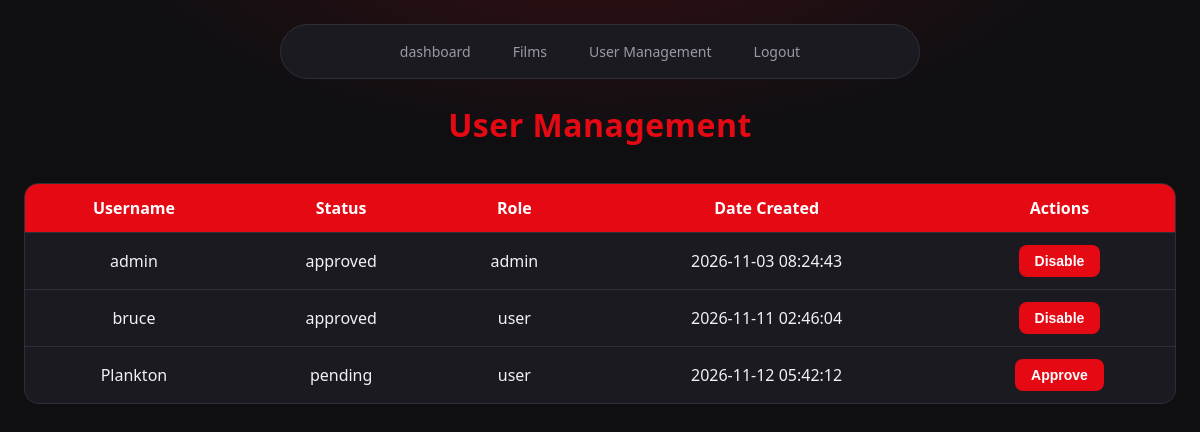
Screenshot of /Cinemaapp/user.php (signed in) with the database file from the repository.
### tables this page shows
CREATE TABLE `users` (
  `id` int(11) NOT NULL,
  `username` varchar(50) NOT NULL,
  `email` varchar(50) NOT NULL,
  `password` varchar(250) NOT NULL,
  `role` enum('user','admin') NOT NULL DEFAULT 'user',
  `status` enum('pending','approved') NOT NULL DEFAULT 'pending',
  `created_at` timestamp NOT NULL DEFAULT current_timestamp()
);

### Cinemaapp/user.php (the view, shortened to what this page needs)
<?php
    require_once "config.php";
?>
<!DOCTYPE html>
<html lang="en">
<head>
    <link rel="stylesheet" href="style.css">
</head>
<body>
        <nav>
        <a href="dashboard.php">dashboard</a>
        <a href="films.php">Films</a>
        <?php if($_SESSION['role'] === 'admin'):?>
        <a href="user.php">User Management</a>
        <?php endif; ?>
        <a href="logout.php">Logout</a>
    </nav>
    <h1>User Management</h1>
<br>
<table>
    <thead>
        <tr>
            <th>Username</th>
            <th>Status</th>
            <th>Role</th>
            <th>Date Created</th>
            <th>Actions</th>
        </tr>
    </thead>
    <tbody>
        <?php
        $fetchquery = "SELECT * FROM users";
        $fetch = mysqli_query($conn, $fetchquery);
        if(mysqli_num_rows($fetch)>0){
            while($users=mysqli_fetch_assoc($fetch)){
                ?>
                <tr>
                    <td><?php echo $users['username'];
                    ?></td>
                                        <td><?php echo $users['status'];
                    ?></td>
                                        <td><?php echo $users['role'];
                    ?></td>
                                        <td><?php echo $users['created_at'];
                    ?></td>
                    <td>
    <?php if($users['status'] !== 'approved'): ?>
        <a href="approveuser.php?userid=<?= (int)$users['id'] ?>"><button type="button">Approve</button></a>
    <?php else: ?>
        <a href="disableduser.php?userid=<?= (int)$users['id'] ?>"><button type="button">Disable</button></a>
    <?php endif; ?>
</td>
                </tr>
                <?php
            }
        }
        else{
            ?>
                    <td colspan="5">No users found.</td>
                </tr>
                <?php
        }
        ?>
    </tbody>
</table>
</body>
</html>

### Cinemaapp/style.css (style rules this page uses)
:root { --bg: #0f0f12; --surface: #1a1a20; --surface-2: #23232b; --line: #2f2f38; --text: #f2f2f4; --muted: #9a9aa6; --red: #e50914; --red-dark: #b20710; --gold: #ffcc00; --ok: #3ddc84; --ease: cubic-bezier(0.22, 1, 0.36, 1); --fast: 0.2s; --med: 0.45s; }
* { box-sizing: border-box; }
html { scroll-behavior: smooth; }
body { margin: 0; padding: 24px; min-height: 100vh; font-family: "Segoe UI", system-ui, -apple-system, Arial, sans-serif; line-height: 1.5; background: radial-gradient(ellipse 60% 40% at 50% -10%, rgba(229, 9, 20, 0.18), transparent 70%), var(--bg); color: var(--text); animation: pageIn 0.6s var(--ease) both; }
h1, h2, h3 { text-align: center; margin: 10px 0; }
h1 { color: var(--red); letter-spacing: 0.5px; }
a { color: var(--gold); text-decoration: none; transition: color var(--fast) ease; }
body > h1, body > h2, body > h3, body > p, nav, header, .stats, form, table { animation: riseIn var(--med) var(--ease) both; }
nav { animation-delay: 0s; }
body > h1 { animation-delay: 0.05s; }
table { animation-delay: 0.26s; }
nav { display: flex; flex-wrap: wrap; justify-content: center; gap: 6px; margin: 0 auto 22px; padding: 8px; max-width: 640px; background: var(--surface); border: 1px solid var(--line); border-radius: 999px; }
nav a { position: relative; padding: 8px 18px; border-radius: 999px; color: var(--muted); font-size: 14px; transition: color var(--fast) ease, background var(--med) var(--ease); }
nav a::after { content: ""; position: absolute; left: 50%; bottom: 4px; width: 0; height: 2px; background: var(--red); border-radius: 2px; transform: translateX(-50%); transition: width var(--med) var(--ease); }
button, input[type="submit"] { position: relative; overflow: hidden; width: 100%; padding: 12px; border: none; border-radius: 8px; background: var(--red); color: #fff; font-size: 16px; font-weight: 600; cursor: pointer; transition: transform var(--fast) var(--ease), background var(--fast) ease, box-shadow var(--med) var(--ease); }
button::after, input[type="submit"]::after { content: ""; position: absolute; top: 0; left: -80%; width: 50%; height: 100%; background: linear-gradient(100deg, transparent, rgba(255, 255, 255, 0.28), transparent); transform: skewX(-20deg); transition: left 0.6s var(--ease); pointer-events: none; }
table { width: 100%; border-collapse: separate; border-spacing: 0; background: var(--surface); border: 1px solid var(--line); border-radius: 14px; overflow: hidden; }
th, td { padding: 12px 14px; border-bottom: 1px solid var(--line); text-align: left; }
th { background: var(--red); color: #fff; font-weight: 600; }
tbody tr:last-child td { border-bottom: none; }
td { transition: background var(--fast) ease; }
tbody tr { animation: riseIn var(--med) var(--ease) both; }
tbody tr:nth-child(1) { animation-delay: 0.30s; }
tbody tr:nth-child(2) { animation-delay: 0.35s; }
tbody tr:nth-child(3) { animation-delay: 0.40s; }
td button { width: auto; padding: 8px 16px; font-size: 14px; }

### Cinemaapp/user.php (style rules this page uses)
td,th { text-align: center; }

### rows the page displays
users: username "admin", status "approved", role "admin", created_at "2026-11-03 08:24:43"
users: username "bruce", status "approved", role "user", created_at "2026-11-11 02:46:04"
users: username "Plankton", status "pending", role "user", created_at "2026-11-12 05:42:12"
